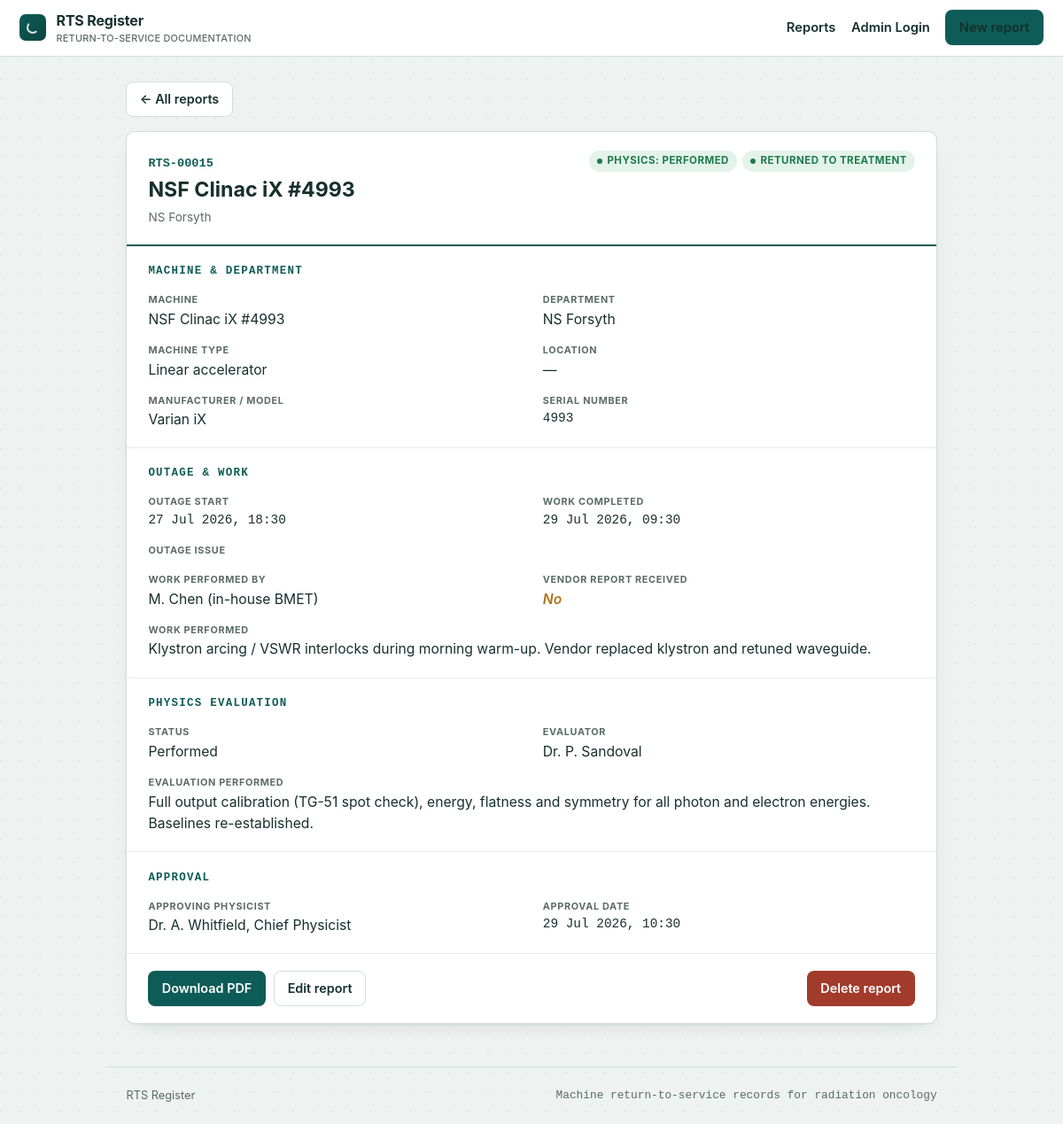
Screenshot of /15/ with the database file from the repository.
### reports/models.py (models this page shows, shortened)
class ReturnToServiceReport(models.Model):
    class PhysicsStatus(models.TextChoices):
        NOT_REQUIRED = "not_required", "Not required"
        PERFORMED = "performed", "Performed"
        PENDING = "pending", "Required - pending"
    class Status(models.TextChoices):
        PENDING = "pending", "Pending"
        SERVICE_COMPLETE = "service_complete", "Service complete"
        RETURNED = "returned", "Returned to treatment"
    machine = models.ForeignKey(
        Machine, on_delete=models.PROTECT, related_name="rts_reports",
    )
    outage_start = models.DateTimeField(
        help_text="When the machine went out of service.",
    )
    outage_issue = models.TextField(
        help_text="What went wrong - the fault or reason the machine was taken out of service.",
    )
    work_completed_at = models.DateTimeField(
        null=True, blank=True,
        help_text="When repair / maintenance work was completed. Leave blank while work is ongoing.",
    )
    work_performed = models.TextField(
        blank=True,
        help_text="Description of the repair / maintenance performed.",
    )
    performed_by = models.CharField(
        max_length=160, blank=True,
        help_text="Engineer or vendor who performed the work.",
    )
    physics_status = models.CharField(
        max_length=16, choices=PhysicsStatus.choices,
        default=PhysicsStatus.NOT_REQUIRED,
    )
    physics_evaluation = models.TextField(
        blank=True,
        help_text="Physics tests / measurements performed before return to service.",
    )
    physicist = models.CharField(
        max_length=160, blank=True,
        help_text="Medical physicist who performed / oversaw the evaluation.",
    )
    approved_by = models.CharField(
        max_length=160, blank=True,
        help_text="Name and role of the person approving return to service.",
    )
    approval_date = models.DateTimeField(null=True, blank=True)
    vendor_report_received = models.BooleanField(
        "Vendor report received", default=False,
        help_text="Tick once the vendor's service report / documentation has been received.",
    )
    status = models.CharField(
        max_length=20, choices=Status.choices, default=Status.PENDING,
    )
    created_by = models.ForeignKey(
        settings.AUTH_USER_MODEL, on_delete=models.SET_NULL,
        null=True, blank=True, related_name="rts_reports",
    )
    created_at = models.DateTimeField(auto_now_add=True)
    updated_at = models.DateTimeField(auto_now=True)
    class Meta:
        ordering = ["-outage_start", "-created_at"]
        verbose_name = "return-to-service report"
    @property
    def reference(self):
        return f"RTS-{self.pk:05d}" if self.pk else "RTS-NEW"

class Machine(models.Model):
    class MachineType(models.TextChoices):
        LINAC = "linac", "Linear accelerator"
        CT_SIM = "ct_sim", "CT simulator"
        BRACHY = "brachy", "Brachytherapy unit"
        GAMMA = "gamma", "Gamma knife / SRS unit"
        ORTHO = "ortho", "Orthovoltage / superficial unit"
        OTHER = "other", "Other"
    name = models.CharField(max_length=120)
    department = models.ForeignKey(
        Department, on_delete=models.PROTECT, related_name="machines",
    )
    machine_type = models.CharField(
        max_length=16, choices=MachineType.choices, default=MachineType.LINAC,
    )
    manufacturer = models.CharField(max_length=120, blank=True)
    model = models.CharField(max_length=120, blank=True)
    serial_number = models.CharField(max_length=120, blank=True)
    class Meta:
        ordering = ["department__name", "name"]
        unique_together = [("department", "name")]

class Department(models.Model):
    name = models.CharField(max_length=120, unique=True)
    code = models.CharField(
        max_length=12, blank=True,
        help_text="Short identifier shown on reports, e.g. ROC-N.",
    )
    location = models.CharField(max_length=160, blank=True)
    class Meta:
        ordering = ["name"]

### reports/views.py (the view)
# urls.py: path("<int:pk>/", views.report_detail, name="detail"),
def report_detail(request, pk):
    report = get_object_or_404(
        ReturnToServiceReport.objects.select_related(
            "machine", "machine__department", "created_by"
        ),
        pk=pk,
    )
    return render(request, "reports/report_detail.html", {"report": report})

### reports/templates/reports/report_detail.html (shortened to what this page needs)
{% extends "base.html" %}
{% block content %}
<div class="actions" style="margin-bottom:1rem;">
  <a class="btn btn-ghost" href="{% url 'reports:list' %}">← All reports</a>
</div>
<article class="sheet">
  <div class="sheet-head">
    <div>
      <span class="ref">{{ report.reference }}</span>
      <h1>{{ report.machine.name }}</h1>
      <div class="rcard-meta"><span>{{ report.machine.department.name }}</span></div>
    </div>
    <div class="rcard-pills">
      <span class="pill pill-{{ report.physics_status }}">Physics: {{ report.get_physics_status_display }}</span>
      <span class="pill pill-{{ report.status }}">{{ report.get_status_display }}</span>
    </div>
  </div>
  <div class="section">
    <h2>Machine &amp; department</h2>
    <div class="grid">
      <div class="field"><div class="lbl">Machine</div><div class="val">{{ report.machine.name }}</div></div>
      <div class="field"><div class="lbl">Department</div><div class="val">{{ report.machine.department.name }}</div></div>
      <div class="field"><div class="lbl">Machine type</div><div class="val">{{ report.machine.get_machine_type_display }}</div></div>
      <div class="field"><div class="lbl">Location</div><div class="val">{{ report.machine.department.location|default:"—" }}</div></div>
      <div class="field"><div class="lbl">Manufacturer / model</div><div class="val">{{ report.machine.manufacturer }} {{ report.machine.model }}</div></div>
      <div class="field"><div class="lbl">Serial number</div><div class="val mono">{{ report.machine.serial_number|default:"—" }}</div></div>
    </div>
  </div>
  <div class="section">
    <h2>Outage &amp; work</h2>
    <div class="grid">
      <div class="field"><div class="lbl">Outage start</div><div class="val mono">{{ report.outage_start|date:"d M Y, H:i" }}</div></div>
      <div class="field"><div class="lbl">Work completed</div><div class="val mono">{% if report.work_completed_at %}{{ report.work_completed_at|date:"d M Y, H:i" }}{% else %}<span class="pending">Not yet completed</span>{% endif %}</div></div>
      <div class="field full"><div class="lbl">Outage issue</div><div class="val prose">{{ report.outage_issue }}</div></div>
      <div class="field"><div class="lbl">Work performed by</div><div class="val">{{ report.performed_by|default:"—" }}</div></div>
      <div class="field"><div class="lbl">Vendor report received</div><div class="val">{% if report.vendor_report_received %}Yes{% else %}<span class="pending">No</span>{% endif %}</div></div>
      <div class="field full"><div class="lbl">Work performed</div><div class="val prose">{{ report.work_performed|default:"—" }}</div></div>
    </div>
  </div>
  <div class="section">
    <h2>Physics evaluation</h2>
    <div class="grid">
      <div class="field"><div class="lbl">Status</div><div class="val">{{ report.get_physics_status_display }}</div></div>
      <div class="field"><div class="lbl">Evaluator</div><div class="val">{{ report.physicist|default:"—" }}</div></div>
      <div class="field full"><div class="lbl">Evaluation performed</div><div class="val prose">{{ report.physics_evaluation|default:"—" }}</div></div>
    </div>
  </div>
  <div class="section">
    <h2>Approval</h2>
    <div class="grid">
      <div class="field"><div class="lbl">Approving physicist</div><div class="val">{{ report.approved_by|default:"—" }}</div></div>
      <div class="field"><div class="lbl">Approval date</div><div class="val mono">{{ report.approval_date|date:"d M Y, H:i"|default:"—" }}</div></div>
    </div>
  </div>
  <div class="section actions">
    <a class="btn btn-primary" href="{% url 'reports:pdf' report.pk %}">Download PDF</a>
    <a class="btn btn-ghost" href="{% url 'reports:edit' report.pk %}">Edit report</a>
    <a class="btn btn-danger push-right" id="delete-report-btn" style="margin-left:auto;" href="{% url 'reports:delete' report.pk %}">Delete report</a>
  </div>
</article>
{% endblock %}

### reports/static/reports/app.css (style rules this page uses)
:root { --ink: #16302c; --petrol: #0e5c57; --petrol-deep: #0a4541; --muted: #5b6b67; --line: #d4ddda; --line-soft: #e6ece9; --paper: #eef2f0; --surface: #ffffff; --amber: #b07514; --amber-bg: #fbf2df; --green: #1f7a4d; --green-bg: #e3f3ea; --red: #a23b2c; --slate-bg: #eceeed; --mono: ui-monospace, "SF Mono", "JetBrains Mono", Menlo, Consolas, monospace; --sans: -apple-system, BlinkMacSystemFont, "Segoe UI", Roboto, Helvetica, Arial, sans-serif; --radius: 10px; --shadow: 0 1px 2px rgba(16,48,44,.06), 0 8px 24px -16px rgba(16,48,44,.28); }
* { box-sizing: border-box; }
html { -webkit-text-size-adjust: 100%; }
body { margin: 0; font-family: var(--sans); color: var(--ink); background: var(--paper); background-image: radial-gradient(circle at 1px 1px, rgba(14,92,87,.05) 1px, transparent 0); background-size: 22px 22px; line-height: 1.5; }
.btn { display: inline-flex; align-items: center; gap: .4rem; cursor: pointer; border-radius: 8px; padding: .5rem .9rem; font-weight: 600; font-size: .9rem; text-decoration: none; border: 1px solid transparent; transition: .14s; }
.btn-primary { background: var(--petrol); color: #fff; }
.btn-ghost { background: var(--surface); color: var(--ink); border-color: var(--line); }
.pill { display: inline-flex; align-items: center; gap: .35rem; font-size: .72rem; font-weight: 700; letter-spacing: .04em; text-transform: uppercase; padding: .22rem .55rem; border-radius: 999px; white-space: nowrap; }
.pill::before { content: ""; width: 6px; height: 6px; border-radius: 50%; background: currentColor; }
.pill-returned { background: var(--green-bg); color: var(--green); }
.pill-performed { background: var(--green-bg); color: var(--green); }
.ref { font-family: var(--mono); font-size: .78rem; color: var(--petrol); font-weight: 600; }
.rcard-meta { color: var(--muted); font-size: .85rem; display: flex; gap: .9rem; flex-wrap: wrap; }
.rcard-pills { display: flex; gap: .4rem; align-items: center; }
.sheet { background: var(--surface); border: 1px solid var(--line); border-radius: var(--radius); box-shadow: var(--shadow); overflow: hidden; }
.sheet-head { padding: 1.3rem 1.5rem; border-bottom: 2px solid var(--petrol); display: flex; justify-content: space-between; align-items: flex-start; gap: 1rem; flex-wrap: wrap; }
.sheet-head h1 { margin: .1rem 0 .2rem; font-size: 1.45rem; }
.sheet-head .ref { font-size: .85rem; }
.section { padding: 1.2rem 1.5rem; border-bottom: 1px solid var(--line-soft); }
.section:last-child { border-bottom: 0; }
.section h2 { font-size: .78rem; text-transform: uppercase; letter-spacing: .1em; color: var(--petrol); margin: 0 0 .9rem; font-family: var(--mono); }
.grid { display: grid; grid-template-columns: repeat(2, minmax(0,1fr)); gap: .9rem 1.6rem; }
.field { min-width: 0; }
.field .lbl { font-size: .68rem; text-transform: uppercase; letter-spacing: .06em; color: var(--muted); font-weight: 700; margin-bottom: .15rem; }
.field .val { font-size: .98rem; word-wrap: break-word; }
.field .val.mono { font-family: var(--mono); font-size: .9rem; }
.field.full { grid-column: 1 / -1; }
.prose { white-space: pre-wrap; font-size: .96rem; line-height: 1.55; }
.actions { display: flex; gap: .6rem; flex-wrap: wrap; }
.btn-danger { background: var(--red); color: #fff; }
.pending { color: var(--amber); font-weight: 600; font-style: italic; }
.actions .push-right { margin-left: auto; }

### rows the page displays
ReturnToServiceReport: reference "RTS-00015", machine.name "NSF Clinac iX #4993", machine.department.name "NS Forsyth", physics_status "PERFORMED", status "RETURNED TO TREATMENT", machine.machine_type "Linear accelerator", machine.department.location "—", machine.manufacturer "Varian", machine.model "iX", machine.serial_number "4993", outage_start "27 Jul 2026, 18:30", work_completed_at "29 Jul 2026, 09:30", performed_by "M. Chen (in-house BMET)", work_performed "Klystron arcing / VSWR interlocks during morning warm-up. Vendor replaced klystron and retuned waveguide.", physics_status "Performed", physicist "Dr. P. Sandoval", physics_evaluation "Full output calibration (TG-51 spot check), energy, flatness and symmetry for all photon and electron energies. Baselines re-established.", approved_by "Dr. A. Whitfield, Chief Physicist", approval_date "29 Jul 2026, 10:30"
